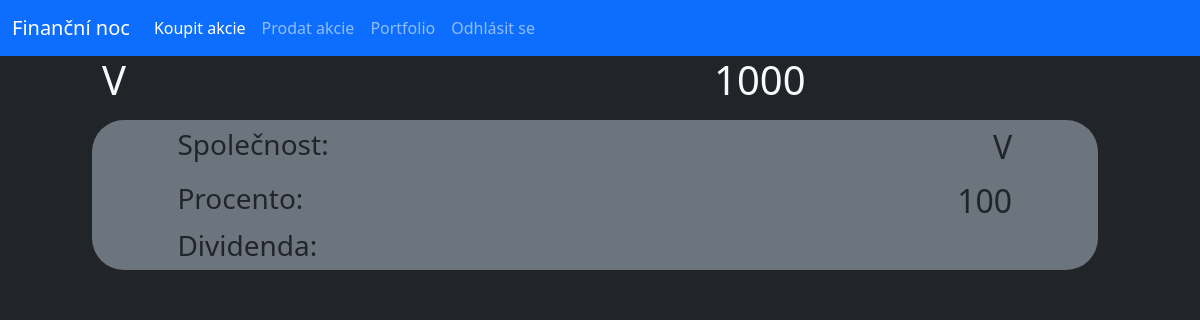
Page /user (signed in) on the committed database.
### database.py (models this page shows, shortened)
class User(db.Model):
    _id = db.Column("id", db.Integer, primary_key=True)
    name = db.Column(db.String(40))
    money = db.Column(db.Integer)
    password = db.Column(db.String(70))

class Stock(db.Model):
    _id = db.Column("id", db.Integer, primary_key=True)
    owner = db.Column(db.String(40))
    name = db.Column(db.String(40))
    percentage = db.Column(db.Integer)
    isSelling = db.Column(db.Boolean)

### router.py (the view)
@app.route("/user")
def user():
    if "user" in session:
        usr = session["user"]
        user = User.query.filter_by(name=usr).first()
        stocks = Stock.query.filter_by(owner=usr).all()
        return render_template("user.html", usr=user, logged=True, stocks=stocks)
    else:
        return redirect(url_for("home"))

### templates/user.html
{% extends "main.html" %}
{% block content %}
    <div class="row">
        <div class="col offset-1"><h1 class="text-light">{{usr.name}}</h1></div>
        <div class="col offset-1"><h1 class="text-light">{{usr.money}}</h1></div>
    </div>
    {% for stock in stocks%}
    <div class="row py-2">
        <div class="col-offset-1 col-11">
            <div class="conteiner offset-1 bg-secondary rounded-5">
                <div class="row py-2">
                    <div class="col-4 offset-1"><h3>Společnost:</h3></div>
                    <div class="col-6"><h2 class="text-end">{{stock.name}}</h2></div>
                </div>
                <div class="row">
                    <div class="col-4 offset-1"><h3>Procento:</h3></div>
                    <div class="col-6"><h2 class="text-end">{{stock.percentage}}</h2></div>
                </div>
                <div class="row">
                    <div class="col-4 offset-1"><h3>Dividenda:</h3></div>
                    <div class="col-6"><h2 class="text-end">{{stock.dividend}}</h2></div>
                </div>
            </div>
        </div>
    </div>
    {% endfor %}
{% endblock%}

### templates/main.html (shortened to what this page needs)
<!doctype html>
<html lang="en">
  <head>
    <link href="https://cdn.jsdelivr.net/npm/bootstrap@5.3.3/dist/css/bootstrap.min.css" rel="stylesheet">
  </head>
  <body class="bg-dark">
    <nav class="navbar navbar-expand-lg bg-primary navbar-dark">
        <div class="container-fluid">
          <a class="navbar-brand" href="/">Finanční noc</a>
          <div class="collapse navbar-collapse" id="navbarNav">
            <ul class="navbar-nav">
                <li class="nav-item">
                    <a class="nav-link active" aria-current="page" href="/buy">Koupit akcie</a>
                </li>
                <li class="nav-item">
                    <a class="nav-link" href="/sell">Prodat akcie</a>
                </li>
                <li class="nav-item">
                    <a class="nav-link" href="/user">Portfolio</a>
                </li>
                {% if logged %}
                <li class="nav-item">
                  <a class="nav-link" href="/logout">Odhlásit se</a>
                {% else %}
                <li class="nav-item">
                  <a class="nav-link" href="/login">Přihlásit se</a>
                {%endif%}
              </li>
            </ul>
          </div>
        </div>
      </nav>
      {% block content %} {% endblock%}
  </body>
</html>

### rows in the picture
User: name "V", money "1000"
Stock: name "V", percentage "100"
